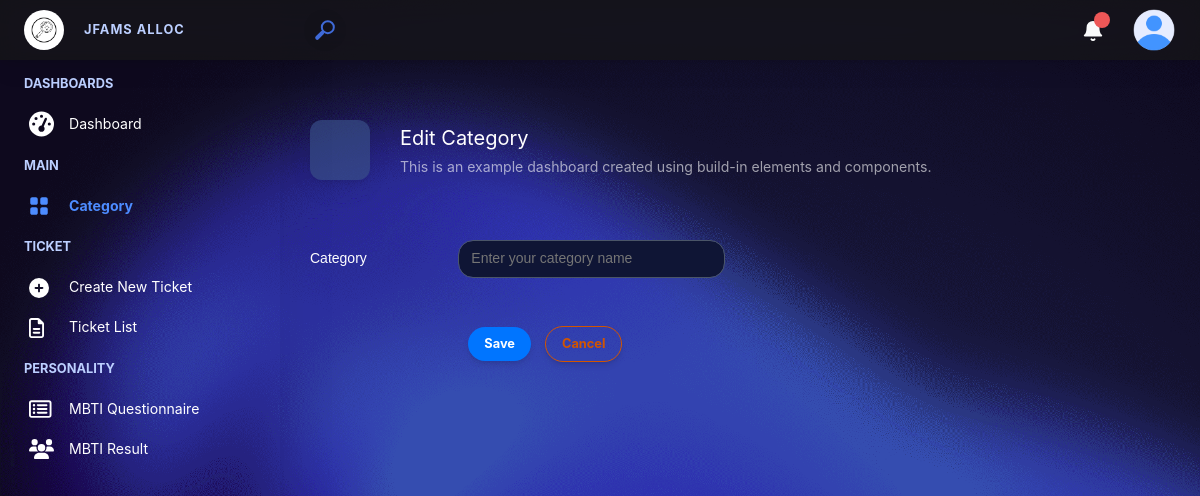
The page /edit_category/6 (signed in) on the database as committed earlier.
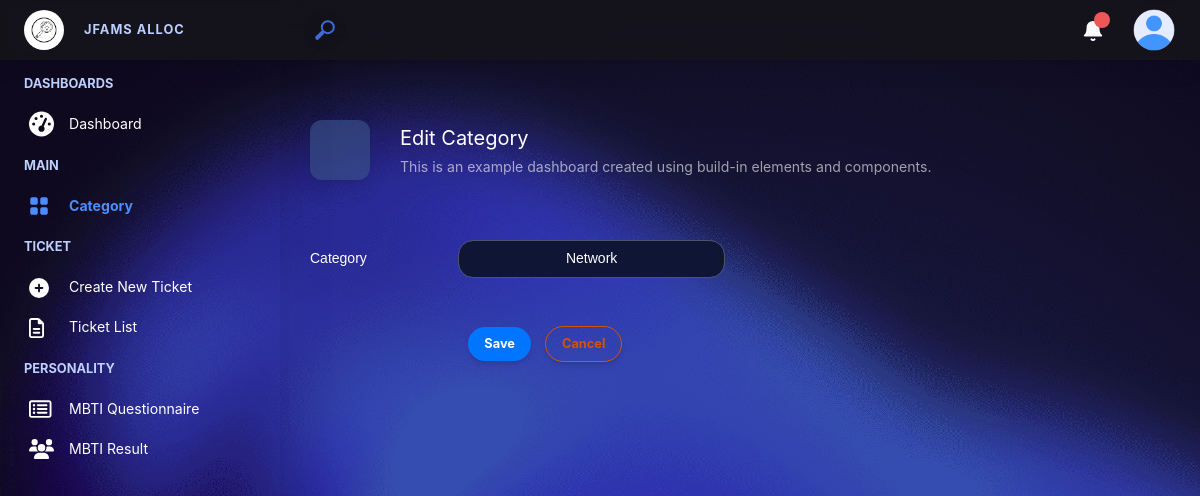
The same page on the database as committed later.
### capstone/models.py (models this page shows, shortened)
class Category(models.Model):
    name = models.CharField(max_length=30)
    slug = models.SlugField()

### capstone/views.py (the view)
# urls.py: path("edit_category/<id>", views.editCategory, name="edit_category"),
@login_required
def editCategory(request, id):
    try:
        category = Category.objects.get(pk=id)
    except Category.DoesNotExist:
        category = ""
    if request.method == "POST":
        if category:
            category.name = request.POST["category"].lstrip()
            category.slug = request.POST["category"].replace(" ", "-")
            category.save()
            messages.info(request, "Category has been updated successfully")
            return HttpResponseRedirect(reverse("category"))
    else:
        return render(request, "capstone/category/edit.html", {
            "category": category,
            "titleHeader": "Edit Category",
            "subTitleHeader": "This is an example dashboard created using build-in elements and components."
        })

### capstone/templates/capstone/category/edit.html (shortened to what this page needs)
{% extends 'capstone/layout.html' %}
{% block body %}
<div>
    <form action="{% url 'edit_category' category.id %}" method="POST">
        <div class="mb-3 row" style="align-items: center;">
            <label for="inputPassword" class="col-sm-2 css-1bw07gz">Category</label>
            <div class="col-md-4">
              <input type="text" class="css-r6q3am" name="category" value="{{category.name}}" placeholder="Enter your category name">
            </div>
        </div>
        <div class="col-sm-10 mt-5 offset-sm-2">
            <button class="btn btn-cap-primary mr10" type="submit">Save</button>
            <button class="btn btn-cap-outline-danger" href="javascript:void(0);" onclick="history.go(-1);">Cancel</button>
        </div>
    </form>
</div>
{% endblock %}

Rows that differ between the two databases and show on the page:
added Category: category "Network"
